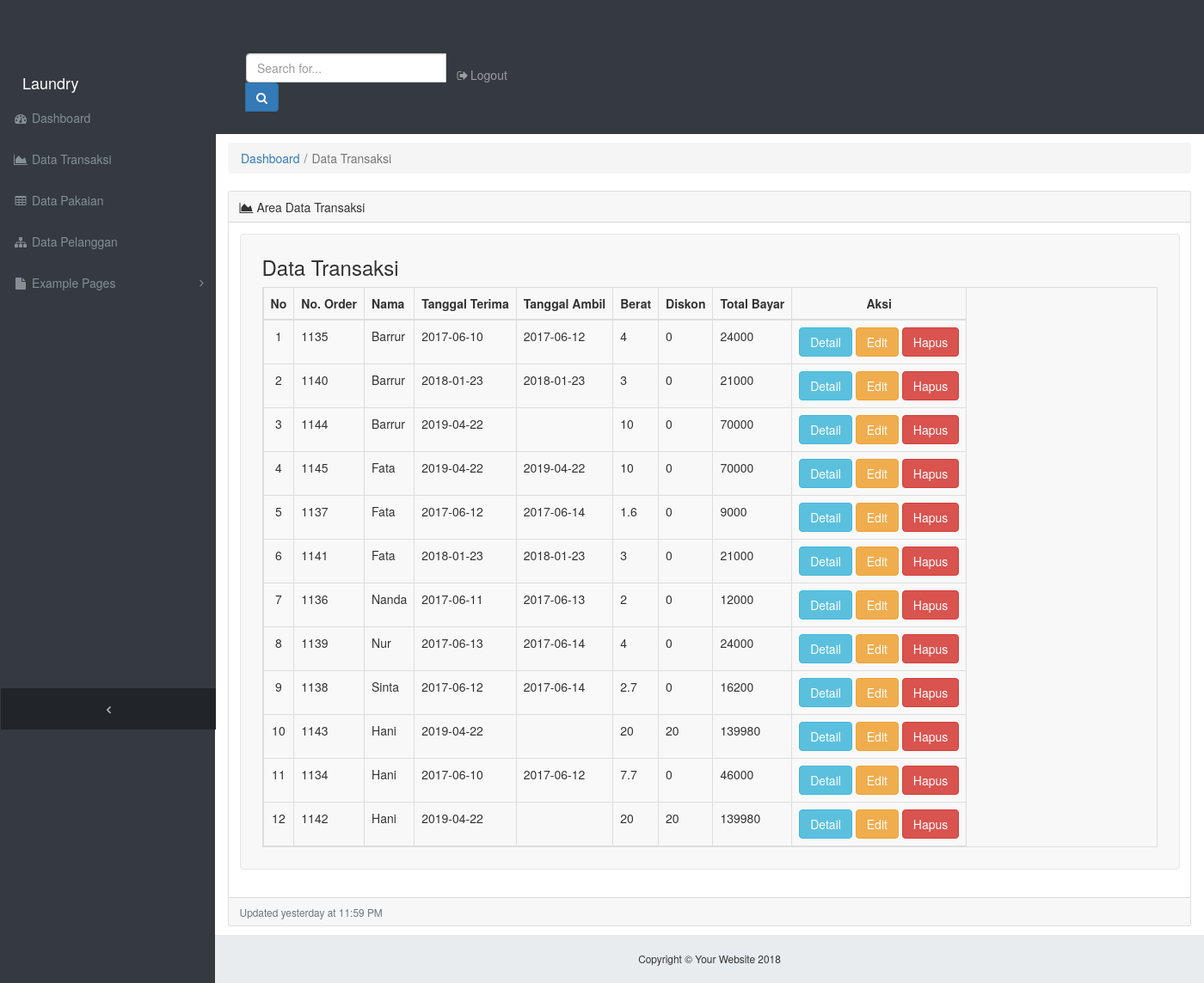
The app's page /Admin/data_transaksi.php with its own data.
### tables this page shows
CREATE TABLE `transaksi` (
  `No_Order` char(4) NOT NULL,
  `No_Identitas` char(8) NOT NULL,
  `Tgl_Terima` date DEFAULT NULL,
  `Tgl_Ambil` date DEFAULT NULL,
  `total_berat` float NOT NULL,
  `diskon` float NOT NULL,
  `Total_Bayar` int(6) DEFAULT NULL,
  `admin_id` int(8) NOT NULL DEFAULT '1'
);

CREATE TABLE `pelanggan` (
  `No_Identitas` char(8) NOT NULL,
  `Nama` varchar(30) NOT NULL,
  `Alamat` varchar(30) DEFAULT NULL,
  `No_Hp` varchar(15) NOT NULL
);

### Admin/data_transaksi.php (the view, shortened to what this page needs)
<!DOCTYPE html>
<html lang="en">
<head>
  <link href="vendor/bootstrap/css/bootstrap.min.css" rel="stylesheet">
  <link href="vendor/font-awesome/css/font-awesome.min.css" rel="stylesheet" type="text/css">
  <link href="css/sb-admin.css" rel="stylesheet">
  <?php
      include "../include/header.php";
  ?>
</head>
<body class="fixed-nav sticky-footer bg-dark" id="page-top">
  <nav class="navbar navbar-expand-lg navbar-dark bg-dark fixed-top" id="mainNav">
    <a class="navbar-brand" href="index.html">Laundry</a>
    <div class="collapse navbar-collapse" id="navbarResponsive">
      <ul class="navbar-nav navbar-sidenav" id="exampleAccordion">
        <li class="nav-item" data-toggle="tooltip" data-placement="right" title="Dashboard">
          <a class="nav-link" href="index.html">
            <i class="fa fa-fw fa-dashboard"></i>
            <span class="nav-link-text">Dashboard</span>
          </a>
        </li>
        <li class="nav-item" data-toggle="tooltip" data-placement="right" title="Charts">
          <a class="nav-link" href="data_transaksi.php">
            <i class="fa fa-fw fa-area-chart"></i>
            <span class="nav-link-text">Data Transaksi</span>
          </a>
        </li>
        <li class="nav-item" data-toggle="tooltip" data-placement="right" title="Tables">
          <a class="nav-link" href="data_pakaian.php">
            <i class="fa fa-fw fa-table"></i>
            <span class="nav-link-text">Data Pakaian</span>
          </a>
        </li>
        <li class="nav-item" data-toggle="tooltip" data-placement="right" title="Tables">
          <a class="nav-link" href="data_pelanggan.php">
            <i class="fa fa-fw fa-sitemap"></i>
            <span class="nav-link-text">Data Pelanggan</span>
          </a>
        </li>
        <li class="nav-item" data-toggle="tooltip" data-placement="right" title="Example Pages">
          <a class="nav-link nav-link-collapse collapsed" data-toggle="collapse" href="#collapseExamplePages" data-parent="#exampleAccordion">
            <i class="fa fa-fw fa-file"></i>
            <span class="nav-link-text">Example Pages</span>
          </a>
        </li>
      </ul>
      <ul class="navbar-nav sidenav-toggler">
        <li class="nav-item">
          <a class="nav-link text-center" id="sidenavToggler">
            <i class="fa fa-fw fa-angle-left"></i>
          </a>
        </li>
      </ul>
      <ul class="navbar-nav ml-auto">
        <li class="nav-item">
          <form class="form-inline my-2 my-lg-0 mr-lg-2">
            <div class="input-group">
              <input class="form-control" type="text" placeholder="Search for...">
              <span class="input-group-append">
                <button class="btn btn-primary" type="button">
                  <i class="fa fa-search"></i>
                </button>
              </span>
            </div>
          </form>
        </li>
        <li class="nav-item">
          <a class="nav-link" data-toggle="modal" data-target="#exampleModal">
            <i class="fa fa-fw fa-sign-out"></i>Logout</a>
        </li>
      </ul>
    </div>
  </nav>
  <div class="content-wrapper">
    <div class="container-fluid">
      <ol class="breadcrumb">
        <li class="breadcrumb-item">
          <a href="#">Dashboard</a>
        </li>
        <li class="breadcrumb-item active">Data Transaksi</li>
      </ol>
      <div class="card mb-3">
        <div class="card-header">
          <i class="fa fa-area-chart"></i> Area Data Transaksi</div>
        <div class="card-body">
          <nav class="navbar navbar-default" >
<div class="container">
  <h3>Data Transaksi</h3>
  <br>
  <table id="table" class="table table-striped table-bordered table-responsive" >
    <thead>
      <tr>
        <th style="text-align: center;">No</th>
        <th>No. Order</th>
        <th>Nama</th>
        <th>Tanggal Terima</th>
        <th>Tanggal Ambil</th>
        <th>Berat</th>
        <th>Diskon</th>
        <th>Total Bayar</th>
        <th style="text-align: center;" >Aksi</th>
      </tr>
    </thead>
    <tbody>
      <?php
        include "../include/koneksi.php";
        $i = 0 + 1;
        $sql = mysqli_query($conn, "SELECT transaksi.*, pelanggan.Nama FROM transaksi join pelanggan where transaksi.No_Identitas = pelanggan.No_Identitas  ORDER BY `No_Identitas`");
        while ($hasil = mysqli_fetch_array($sql)) {
     ?>
  <tr>
      <td style="text-align: center;"><?php echo $i; ?></td>
      <td><?php echo $hasil['No_Order']; ?></td>
      <td><?php echo $hasil['Nama']; ?></td>
      <td><?php echo $hasil['Tgl_Terima']; ?></td>
      <td><?php echo $hasil['Tgl_Ambil']; ?></td>
      <td><?php echo $hasil['total_berat']; ?></td>
      <td><?php echo $hasil['diskon']; ?></td>
      <td><?php echo $hasil['Total_Bayar']; ?></td>
      <td style="text-align: center;"><a href="detailtransaksi.php?detail=<?php echo $hasil['No_Order']; ?>" class="btn btn-info">Detail</a>  <a href="editdatatransaksi.php?edit=<?php echo $hasil['No_Order']; ?>" class="btn btn-warning">Edit</a>
      <a href="proses-hapus-transaksi.php?hapus=<?php echo $hasil['No_Order']; ?>" class="btn btn-danger">Hapus</a></td>
  </tr>
  <?php
      $i++;
      }
    ?>
  </tbody>
  </table>
  <br>
  <br>
</div>
        </div>
        <div class="card-footer small text-muted">Updated yesterday at 11:59 PM</div>
      </div>
    </div>
    <footer class="sticky-footer">
      <div class="container">
        <div class="text-center">
          <small>Copyright © Your Website 2018</small>
        </div>
      </div>
    </footer>
  </div>
</body>
</html>

### Admin/css/sb-admin.css (style rules this page uses)
html { position: relative; min-height: 100%; }
body { overflow-x: hidden; }
body.sticky-footer { margin-bottom: 56px; }
body.sticky-footer .content-wrapper { min-height: calc(100vh - 56px - 56px); }
body.fixed-nav { padding-top: 56px; }
.content-wrapper { min-height: calc(100vh - 56px); padding-top: 1rem; }
#mainNav .navbar-collapse { overflow: auto; max-height: 75vh; }
#mainNav .navbar-collapse .navbar-nav .nav-item .nav-link { cursor: pointer; }
#mainNav .navbar-collapse .navbar-sidenav .nav-link-collapse:after { float: right; content: '\f107'; font-family: 'FontAwesome'; }
#mainNav .navbar-collapse .navbar-sidenav .nav-link-collapse.collapsed:after { content: '\f105'; }
#mainNav .navbar-collapse .sidenav-toggler { display: none; }
@media (min-width: 992px) { #mainNav .navbar-brand { width: 250px; } }
@media (min-width: 992px) { #mainNav .navbar-collapse { overflow: visible; max-height: none; } }
@media (min-width: 992px) { #mainNav .navbar-collapse .navbar-sidenav { position: absolute; top: 0; left: 0; -webkit-flex-direction: column; -ms-flex-direction: column; flex-direction: column; margin-top: 56px; } }
@media (min-width: 992px) { #mainNav .navbar-collapse .navbar-sidenav > .nav-item { width: 250px; padding: 0; } }
@media (min-width: 992px) { #mainNav .navbar-collapse .navbar-sidenav > .nav-item > .nav-link { padding: 1em; } }
#mainNav.fixed-top .sidenav-toggler { display: none; }
@media (min-width: 992px) { #mainNav.fixed-top .navbar-sidenav { height: calc(100vh - 112px); } }
@media (min-width: 992px) { #mainNav.fixed-top .sidenav-toggler { position: absolute; top: 0; left: 0; display: flex; -webkit-flex-direction: column; -ms-flex-direction: column; flex-direction: column; margin-top: calc(100vh - 56px); } }
@media (min-width: 992px) { #mainNav.fixed-top .sidenav-toggler > .nav-item { width: 250px; padding: 0; } }
@media (min-width: 992px) { #mainNav.fixed-top .sidenav-toggler > .nav-item > .nav-link { padding: 1em; } }
#mainNav.fixed-top.navbar-dark .sidenav-toggler { background-color: #212529; }
#mainNav.fixed-top.navbar-dark .sidenav-toggler a i { color: #adb5bd; }
.content-wrapper { overflow-x: hidden; background: white; }
@media (min-width: 992px) { .content-wrapper { margin-left: 250px; } }
#sidenavToggler i { font-weight: 800; }
#mainNav.navbar-dark .navbar-collapse .navbar-sidenav .nav-link-collapse:after { color: #868e96; }
#mainNav.navbar-dark .navbar-collapse .navbar-sidenav > .nav-item > .nav-link { color: #868e96; }
@media (min-width: 992px) { #mainNav.navbar-dark .navbar-collapse .navbar-sidenav { background: #343a40; } }
footer.sticky-footer { position: absolute; right: 0; bottom: 0; width: 100%; height: 56px; background-color: #e9ecef; line-height: 55px; }
@media (min-width: 992px) { footer.sticky-footer { width: calc(100% - 250px); } }

### records on screen
transaksi: No_Order "1135", pelanggan.Nama "Barrur", Tgl_Terima "2017-06-10", Tgl_Ambil "2017-06-12", total_berat "4", diskon "0", Total_Bayar "24000"
transaksi: No_Order "1140", pelanggan.Nama "Barrur", Tgl_Terima "2018-01-23", Tgl_Ambil "2018-01-23", total_berat "3", diskon "0", Total_Bayar "21000"
transaksi: No_Order "1144", pelanggan.Nama "Barrur", Tgl_Terima "2019-04-22", total_berat "10", diskon "0", Total_Bayar "70000"
transaksi: No_Order "1145", pelanggan.Nama "Fata", Tgl_Terima "2019-04-22", Tgl_Ambil "2019-04-22", total_berat "10", diskon "0", Total_Bayar "70000"
transaksi: No_Order "1137", pelanggan.Nama "Fata", Tgl_Terima "2017-06-12", Tgl_Ambil "2017-06-14", total_berat "1.6", diskon "0", Total_Bayar "9000"
transaksi: No_Order "1141", pelanggan.Nama "Fata", Tgl_Terima "2018-01-23", Tgl_Ambil "2018-01-23", total_berat "3", diskon "0", Total_Bayar "21000"
transaksi: No_Order "1136", pelanggan.Nama "Nanda", Tgl_Terima "2017-06-11", Tgl_Ambil "2017-06-13", total_berat "2", diskon "0", Total_Bayar "12000"
transaksi: No_Order "1139", pelanggan.Nama "Nur", Tgl_Terima "2017-06-13", Tgl_Ambil "2017-06-14", total_berat "4", diskon "0", Total_Bayar "24000"
transaksi: No_Order "1138", pelanggan.Nama "Sinta", Tgl_Terima "2017-06-12", Tgl_Ambil "2017-06-14", total_berat "2.7", diskon "0", Total_Bayar "16200"
transaksi: No_Order "1143", pelanggan.Nama "Hani", Tgl_Terima "2019-04-22", total_berat "20", diskon "20", Total_Bayar "139980"
transaksi: No_Order "1134", pelanggan.Nama "Hani", Tgl_Terima "2017-06-10", Tgl_Ambil "2017-06-12", total_berat "7.7", diskon "0", Total_Bayar "46000"
transaksi: No_Order "1142", pelanggan.Nama "Hani", Tgl_Terima "2019-04-22", total_berat "20", diskon "20", Total_Bayar "139980"
